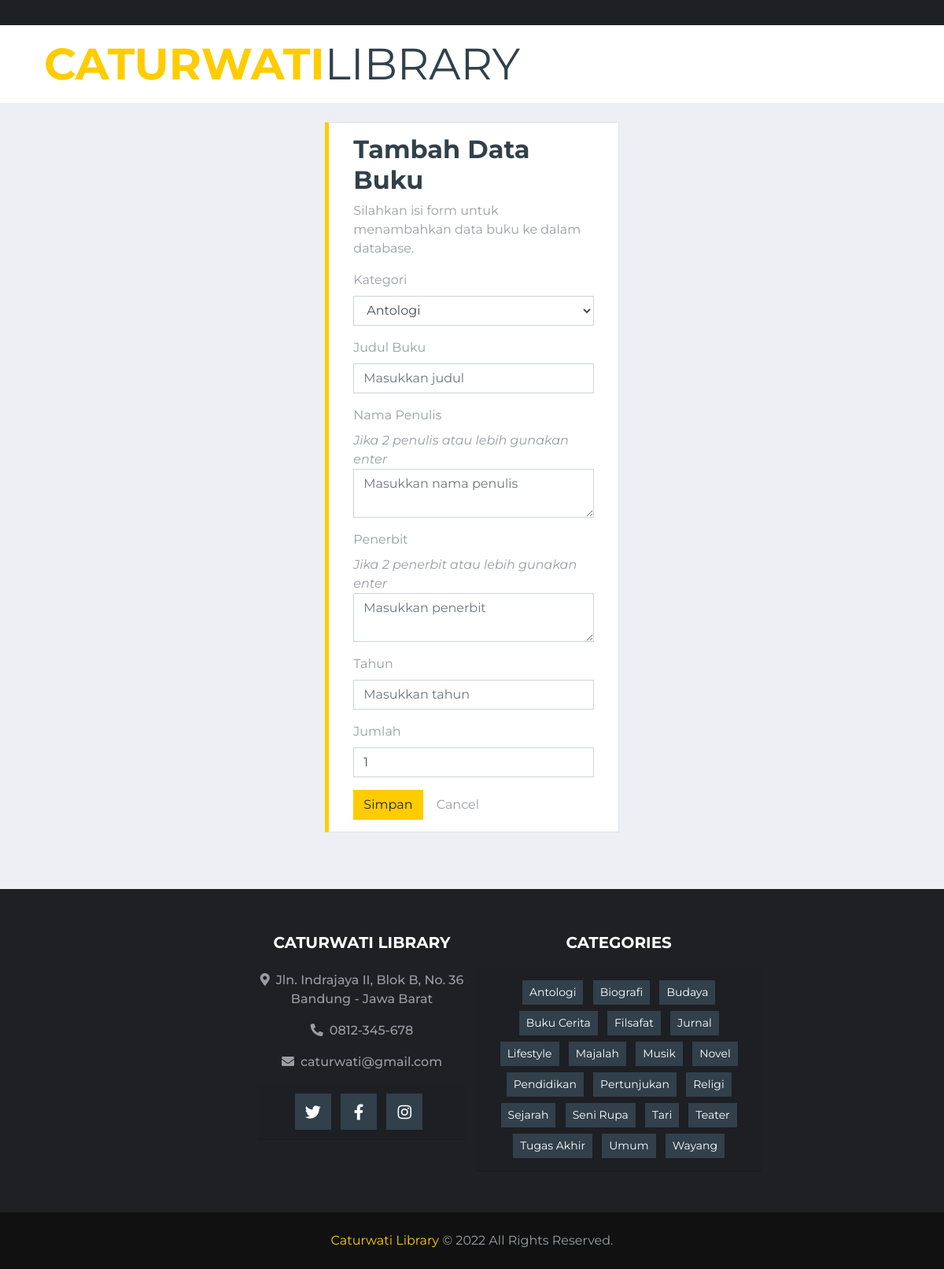
Page /create.php on the committed database.
### tables this page shows
CREATE TABLE `kategori_kel` (
  `id` int(11) NOT NULL,
  `kategori_k` varchar(100) NOT NULL
);

### create.php (the view, shortened to what this page needs)
<?php
$kategori = $judul = $nama = $penerbit = $tahun = $jumlah = "";
$kategori_err = $judul_err = $nama_err = $penerbit_err = $tahun_err = $jumlah_err = "";
?>
<!DOCTYPE html>
<html lang="en">
<head>
    <link href="https://cdnjs.cloudflare.com/ajax/libs/font-awesome/5.15.0/css/all.min.css" rel="stylesheet">
    <link href="lib/owlcarousel/assets/owl.carousel.min.css" rel="stylesheet">
    <link href="css/style.css" rel="stylesheet">
</head>
<body>
    <?php include 'body-header.php'; ?>
      <div class="container-fluid col-lg-6 mb-3">
        <div class="container py-4 col-8 mb-3">
            <div class="section-title col-md-12 mb-0">
                  <div class="col-12">
                    <div class="page-header clearfix">
   <div class="wrapper">
        <div class="container-fluid">
            <div class="row">
                <div class="col-md-12">
                    <div class="page-header">
                        <h2>Tambah Data Buku</h2>
                    </div>
                    <p>Silahkan isi form untuk menambahkan data buku ke dalam database.</p>
                    <form action="<?php echo htmlspecialchars($_SERVER["PHP_SELF"]); ?>" method="post">
                        <div class="form-group <?php echo (!empty($kategori_err)) ? 'has-error' : ''; ?>">
                            <label>Kategori</label>
                                <select id="" name="kategori" class="form-control">
                                    <?php
                                    $sql = "SELECT kategori_k FROM kategori_kel ORDER BY kategori_k ASC";
                                    $result = mysqli_query($link, $sql);
                                    while ($row = mysqli_fetch_array($result)) {
                                        ?>
                                        <option value="<?php echo $row['kategori_k'] ?>"><?php echo $row['kategori_k'] ?></option>
                                        <?php
                                    }
                                    ?>
                                </select>
                        </div>
                        <div class="form-group <?php echo (!empty($judul_err)) ? 'has-error' : ''; ?>">
                            <label>Judul Buku</label>
                            <input type="text" name="judul" class="form-control" placeholder="Masukkan judul" value="<?php echo $judul; ?>" required>
                        </div>
                        <div class="form-group <?php echo (!empty($nama_err)) ? 'has-error' : ''; ?>">
                            <label>Nama Penulis</label><br><em>Jika 2 penulis atau lebih gunakan enter</em>
                            <textarea name="nama" class="form-control" placeholder="Masukkan nama penulis" required><?php echo $nama; ?></textarea>
                        </div>
                        <div class="form-group <?php echo (!empty($penerbit_err)) ? 'has-error' : ''; ?>">
                            <label>Penerbit</label><br><em>Jika 2 penerbit atau lebih gunakan enter</em>
                            <textarea name="penerbit" class="form-control" placeholder="Masukkan penerbit" required><?php echo $penerbit; ?></textarea>
                        </div>
                        <div class="form-group <?php echo (!empty($tahun_err)) ? 'has-error' : ''; ?>">
                            <label>Tahun</label>
                            <input type="text" name="tahun" class="form-control" placeholder="Masukkan tahun" required value="<?php echo $tahun; ?>">
                        </div>
                        <div class="form-group <?php echo (!empty($jumlah_err)) ? 'has-error' : ''; ?>">
                            <label>Jumlah</label>
                            <input type="number" value="1" min="1" max="100" name="jumlah" class="form-control" value="<?php echo $jumlah; ?>">
                        </div>
                        <input type="submit" class="btn btn-primary" value="Simpan">
                        <a href="admin.php" class="btn btn-default">Cancel</a>
                    </form>
                </div>
            </div>
        </div>
    </div>
     </div>
     </div>
     </div>
     </div>
     </div>
    <?php include 'footer.php'; ?>
</body>
</html>

### footer.php (shortened to what this page needs)
<div class="container-fluid bg-dark pt-5 px-sm-3 px-md-5 mt-5">
        <div class="row py-2">
            <div class="col-lg-3 col-md-6 mb-5">
                </div>
            <div class="col-lg-3 col-md-6 mb-5">
                <h5 class="mb-4 text-white text-uppercase font-weight-bold text-center">Caturwati Library</h5>
                <p class="font-weight-medium text-center"><i class="fa fa-map-marker-alt mr-2"></i>Jln. Indrajaya II, Blok B, No. 36 <br>Bandung - Jawa Barat</br> </p>
                <p class="font-weight-medium text-center"><i class="fa fa-phone-alt mr-2"></i>0812-345-678</p>
                <p class="font-weight-medium text-center"><i class="fa fa-envelope mr-2"></i>caturwati@gmail.com</p>
                 <div class="col card-header text-center">
                    <a class="btn btn-lg btn-secondary btn-lg-square mr-2" href="#"><i class="fab fa-twitter"></i></a>
                    <a class="btn btn-lg btn-secondary btn-lg-square mr-2" href="#"><i class="fab fa-facebook-f"></i></a>
                    <a class="btn btn-lg btn-secondary btn-lg-square mr-2" href="#"><i class="fab fa-instagram"></i></a>
                </div>
            </div>
            <div class="col-lg-4 col-md-6 mb-5">
                <h5 class="mb-4 text-white text-uppercase font-weight-bold text-center">Categories</h5>
                <div class="m-n1">
                     <div class="col card-header text-center">
                    <?php
                        $sql = "SELECT kategori_k FROM kategori_kel ORDER BY kategori_k ASC";
                        $result = mysqli_query($link, $sql);
                        while ($row = mysqli_fetch_assoc($result)) : ?>
                    <a href="kategori_main.php?kat=<?= $row["kategori_k"]; ?>" class="btn btn-sm btn-secondary m-1"><?= $row["kategori_k"]; ?></a>
                        <?php endwhile; ?>
                </div>
            </div>
        </div>
    </div>
</div>
    <div class="container-fluid py-4 px-sm-3 px-md-5" style="background: #111111;">
        <p class="m-0 text-center"><a href="#">Caturwati Library</a> &copy; 2022 All Rights Reserved.</a></p>
    </div>

### rows in the picture
kategori_kel: kategori_k "Antologi"
kategori_kel: kategori_k "Biografi"
kategori_kel: kategori_k "Budaya"
kategori_kel: kategori_k "Buku Cerita"
kategori_kel: kategori_k "Filsafat"
kategori_kel: kategori_k "Jurnal"
kategori_kel: kategori_k "Lifestyle"
kategori_kel: kategori_k "Majalah"
kategori_kel: kategori_k "Musik"
kategori_kel: kategori_k "Novel"
kategori_kel: kategori_k "Pendidikan"
kategori_kel: kategori_k "Pertunjukan"
kategori_kel: kategori_k "Religi"
kategori_kel: kategori_k "Sejarah"
kategori_kel: kategori_k "Seni Rupa"
kategori_kel: kategori_k "Tari"
kategori_kel: kategori_k "Teater"
kategori_kel: kategori_k "Tugas Akhir"
kategori_kel: kategori_k "Umum"
kategori_kel: kategori_k "Wayang"

### other values in the picture
form field kategori "Antologi"
